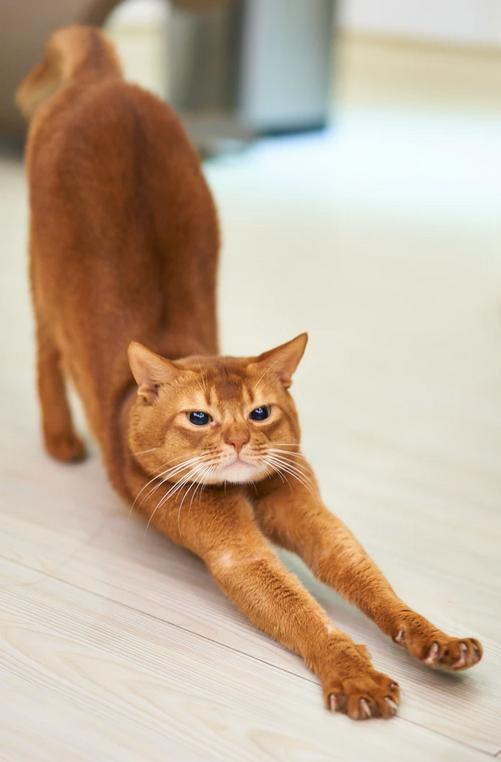
#> input picture data/rgb.jpg, 501 x 762 px
$ jupyter execute --allow-errors descriptive_analysis.ipynb   (shell and % lines are left out)
#> lines starting #> are read from the running program, lines starting #| are printed output that depends on the picture; long printed decimals are rounded
[cell 1]

# ----------------------------------------------------------------------
# Created: 2020-08-26
# Last-Updated:
# Filename: descriptive_analysis.ipynb
# Author: Yinan Yu
# Description:
# If you have any questions or comments, email yinan@chalmers.se or
# yinan.yu@asymptotic.ai
# Note: the content of this file is subject to change
# ----------------------------------------------------------------------

# Data handling and processing modules
import pandas as pd # table (data frame)
import numpy as np # array

# Scientific modules
import scipy as sp # mathematics
import scipy.stats as stats # statistics
import statsmodels # some additional helper functions
from statsmodels.graphics.mosaicplot import mosaic

# Plotting modules
import matplotlib.pyplot as plt
import seaborn as sns

plt.style.use('seaborn-darkgrid')
# import bokeh # interactive plotting

from pprint import pprint # pretty print

import os

# Some settings:
data_dir = "../data" # data directory
dpi = 100

# Application 1: images as data

## Load data

[cell 2]
img_path = os.path.join(data_dir, "rgb.jpg") # Specify data path

img_rgb = plt.imread(img_path) # Load the image
#> img_rgb is the input picture: shape (762, 501, 3); mean R, G, B 194.9, 174.5, 153.2
plt.imshow(img_rgb); # Show image alt="An orange cat is stretching with a very content facial expression"

[cell 3]
print(">>> The type of the images:", img_rgb.dtype)
#| >>> The type of the images: uint8
print(">>> The shape of the image is:", img_rgb.shape)
#| >>> The shape of the image is: (762, 501, 3)
print(">>> The values of the image are:")
pprint(img_rgb)
#> (printed output is left out)

[cell 4]
# Convert discrete values (uint8) into "continuous" values (float32)
imgf_rgb = img_rgb.astype(np.float32)/255. # Usually normalize to [0,1]
plt.imshow(img_rgb) # Show image again to make sure we didn't mess it up. alt="Still a proud orange cat stretching"
print(">>> The values of images are continuous values now")
pprint(imgf_rgb)
#> (printed output is left out)

[cell 5]
# Convert rgb into grayscale
imgf_gray = imgf_rgb.mean(axis=2, keepdims=False) # Here we are just taking the mean value over rgb channels. More info: https://en.wikipedia.org/wiki/Grayscale
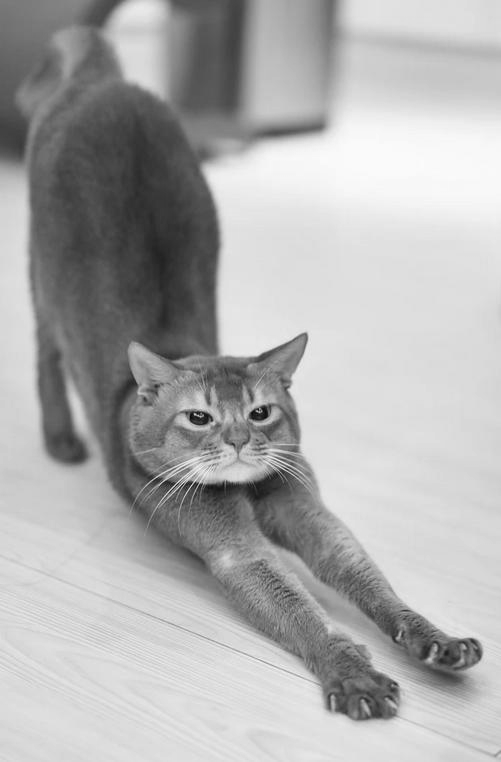
#> imgf_gray: shape (762, 501) float32; min 0.0353, max 0.984, mean 0.683
print(">>> Gray image has shape:", imgf_gray.shape)
#| >>> Gray image has shape: (762, 501)
plt.imshow(imgf_gray) # alt="A grayscale image of a cat stretching."
plt.title("Convert to grayscale by averaging rgb channels"); # Add title

[cell 6]
# Convert rgb into black and white
threshold = 0.5
img_bw = np.zeros_like(imgf_gray)
img_bw[imgf_gray>threshold]=1
plt.imshow(img_bw) # alt="A black and white image of a cat stretching."
plt.title("Convert to black and white with threshold 0.5"); # Add title
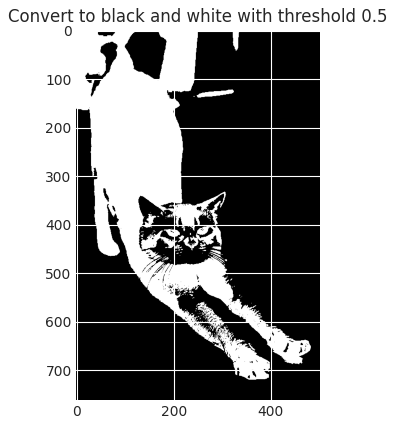
#> figure drawn by matplotlib, 1 panel

#### Note
+ These images have different representations:
    + `img_rgb`: numerical, discrete
    + `imgf_rgb`: numerical, continuous
    + `imgf_gray`: numerical, continuous
    + `img_bw`: numerical, discrete (binary)
  Find them in the course map!
+ Images are expressed as arrays - `numpy` is commonly used.
+ If you are interested in image processing, please explore other libraries such as `opencv`, `scikit-image`, etc.

## Descriptive analysis
### Histogram

[cell 7]
fig, axes = plt.subplots(1, 3, figsize=(12,4), dpi= dpi)
axes[0].hist(img_rgb.flatten(), bins=256)
axes[0].set_title("Histogram of the rgb image")
axes[1].hist(imgf_gray.flatten(), bins=256)
axes[1].set_title("Histogram of the grayscale image")
axes[2].bar([0,1],[(img_bw.flatten()==0).sum(),
                   (img_bw.flatten()==1).sum()],
           width=0.1);
axes[2].set_xticks([0,1]);
axes[2].set_title("Histogram of the black and white image")
plt.show()
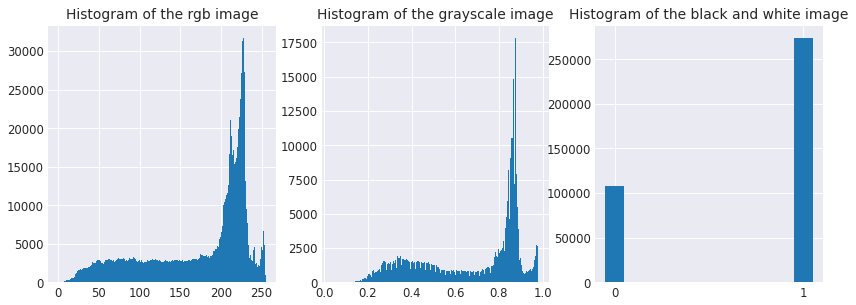
#> figure drawn by matplotlib, 3 panels; panel 1: tallest bar 31714 high, from x = 227.1 to 228.1; panel 2: tallest bar 17829 high, from x = 0.873 to 0.877

### Descriptive statistics

[cell 8]
# Descriptive statistics
# Take imgf_rgb as example

# 1) Centrality:
print(">>>>> Centrality <<<<<")
data = imgf_rgb.flatten()
mean_rgb = data.mean()
#> mean_rgb = 0.683
median_rgb = np.median(data)
#> median_rgb = 0.808
mode_rgb = stats.mode(data)
#> mode_rgb = (0.894, 31714)
print("The image has mean value %.2f" % mean_rgb)
#| The image has mean value 0.68
print("The image has median %.2f" % median_rgb)
#| The image has median 0.81
print("The image has mode %.2f" % mode_rgb[0])
#| The image has mode 0.89
print(">>> Look at the histogram now. How are mean, median and mode reflected in the histogram?")
print("")
# 2) Dispersion:
print(">>>>> Dispersion <<<<<")
# Range (min, max):
min_rgb = imgf_rgb.min()
#> min_rgb = 0
max_rgb = imgf_rgb.max()
#> max_rgb = 1
print("The image has range %.2f, %.2f)" % (min_rgb, max_rgb))
#| The image has range 0.00, 1.00)
# Standard deviation:
std_rgb = imgf_rgb.std()
#> std_rgb = 0.251
print("The image has standard deviation %.2f" % std_rgb)
#| The image has standard deviation 0.25
# Quantile (q-th quantile):
q0 = np.quantile(imgf_rgb, q=0.1)
#> q0 = 0.263
q1 = np.quantile(imgf_rgb, q=0.5)
#> q1 = 0.808
q2 = np.quantile(imgf_rgb, q=0.9)
#> q2 = 0.902
print("10%s quantile: %f" % ("%", q0))
#| 10% quantile: 0.2627
print("50%s quantile: %f" % ("%", q1))
#| 50% quantile: 0.8078
print("90%s quantile: %f" % ("%", q2))
#| 90% quantile: 0.902

print("10th, 50th and 90th percentiles are", np.percentile(imgf_rgb, q=[10, 50, 90]))
#| 10th, 50th and 90th percentiles are [0.2627 0.8078 0.902]

print("")
print(">>> What are quantiles? How are they related to percentiles?")

## Application 2: texts as data, natural language processing

## Load data

[cell 9]
# Input data: two user reviews.
# In each review, the first word is the category; the second word is the sentiment; the third word is the file id
review1 = "music neg 204.txt generally harmless , except for one very offensive song about siblings that hate each other and hate their parents . the song is probably funny to ultra-sophisticated , cynical adults . but the song is totally inappropriate for a four year old . i wouldn't bring this cd into your house"
review2 = "music neg 723.txt the raising arizona part of the cd is almost exclusively electronic and only one 90 second track of the great banjo that i remember from the movie . i recommend listening to samples before you buy"

[cell 10]
words1 = review1.strip().split()[3:]
words2 = review2.strip().split()[3:]
words = words1 + words2
print(">>> There are %i unique words"%len(words))
print(">>> A bag of words:", words)

vocab = set(words) # Build a vocabulary
print(">>> Vocabulary:", vocab)

## Descriptive analysis

### Count

[cell 11]
# Do something with the text data
from collections import Counter

word_freqs = Counter(words)
print(">>> Word count:")
print(word_freqs)

#### Note
+ A bag of words is `categorical data`.
+ These are extremely simplified examples, but they are important building blocks for solving real world problems.
+ Don't underestimate the importance of counting! Very often, this is how you estimate probabilities.

### Bar chart

[cell 12]
top = dict(word_freqs.most_common(10))
top_words = list(top.keys())
top_freqs = list(top.values())
ax = sns.barplot(x=top_words, y=top_freqs) # Let's try out seaborn
print(">>> By looking at the bar chart, what seems to be the limitation of this bag-of-words approach?")
print(">>> In the assignment, you will do something more sophisticated")
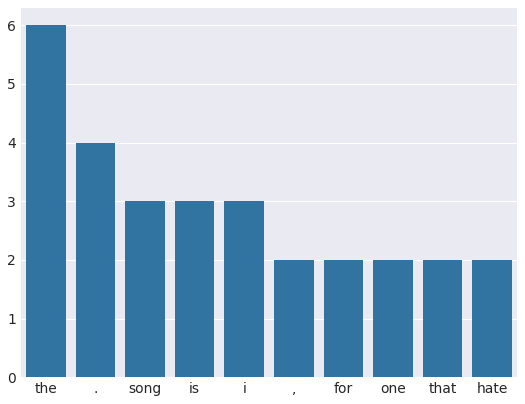
#> figure drawn by matplotlib, 1 panel; tallest bar 6 high, from x = -0.4 to 0.4

### Pie chart

[cell 13]
# Usually more confusing than bar chart. But let's show it anyway. It's good for showing percentages.
plt.pie(top.values(), labels=top.keys(), autopct='%1.1f%%', shadow=True)
plt.show()
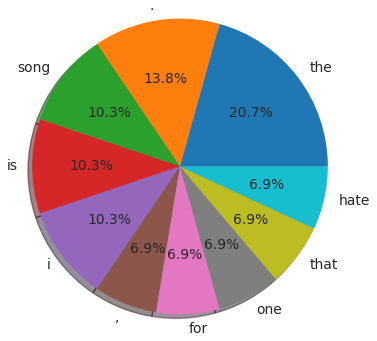
#> figure drawn by matplotlib, 1 panel
